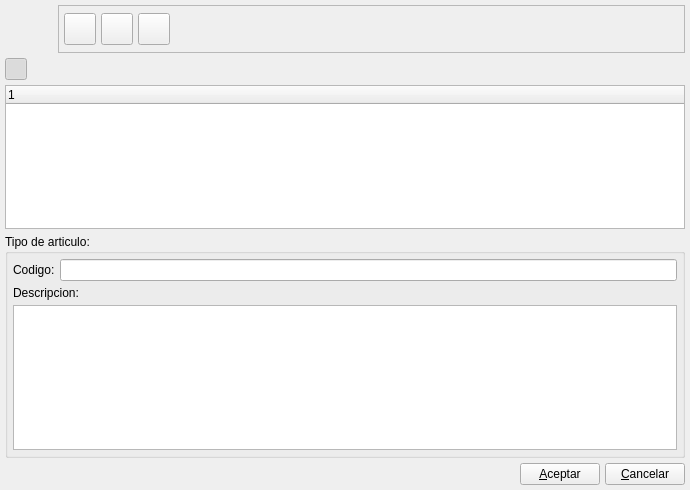
<ui version="4.0" >
 <author>Tomeu Borras Riera</author>
 <class>tiposarticulobase</class>
 <widget class="QWidget" name="tiposarticulobase" >
  <property name="geometry" >
   <rect>
    <x>0</x>
    <y>0</y>
    <width>690</width>
    <height>490</height>
   </rect>
  </property>
  <property name="windowTitle" >
   <string>Tipos de articulo</string>
  </property>
  <property name="windowIcon" >
   <iconset resource="../../bulmages.qrc" >
    <normaloff>:/Images/product-family.svg</normaloff>:/Images/product-family.svg</iconset>
  </property>
  <layout class="QGridLayout" >
   <property name="margin" >
    <number>5</number>
   </property>
   <property name="spacing" >
    <number>5</number>
   </property>
   <item row="2" column="0" >
    <widget class="QTreeWidget" name="m_listTipos" >
     <column>
      <property name="text" >
       <string>1</string>
      </property>
     </column>
    </widget>
   </item>
   <item row="4" column="0" >
    <layout class="QHBoxLayout" >
     <property name="spacing" >
      <number>5</number>
     </property>
     <property name="margin" >
      <number>0</number>
     </property>
     <item>
      <spacer>
       <property name="orientation" >
        <enum>Qt::Horizontal</enum>
       </property>
       <property name="sizeHint" stdset="0" >
        <size>
         <width>581</width>
         <height>20</height>
        </size>
       </property>
      </spacer>
     </item>
     <item>
      <widget class="QPushButton" name="mui_aceptar" >
       <property name="text" >
        <string>&amp;Aceptar</string>
       </property>
      </widget>
     </item>
     <item>
      <widget class="QPushButton" name="mui_cancelar" >
       <property name="text" >
        <string>&amp;Cancelar</string>
       </property>
      </widget>
     </item>
    </layout>
   </item>
   <item row="3" column="0" >
    <widget class="QGroupBox" name="groupBox1" >
     <property name="title" >
      <string>Tipo de articulo:</string>
     </property>
     <layout class="QVBoxLayout" >
      <property name="spacing" >
       <number>5</number>
      </property>
      <property name="margin" >
       <number>5</number>
      </property>
      <item>
       <layout class="QHBoxLayout" >
        <property name="spacing" >
         <number>5</number>
        </property>
        <property name="margin" >
         <number>0</number>
        </property>
        <item>
         <widget class="QLabel" name="label" >
          <property name="text" >
           <string>Codigo:</string>
          </property>
         </widget>
        </item>
        <item>
         <widget class="QLineEdit" name="mui_codigotipo_articulo" />
        </item>
       </layout>
      </item>
      <item>
       <widget class="QLabel" name="label" >
        <property name="sizePolicy" >
         <sizepolicy vsizetype="Fixed" hsizetype="Preferred" >
          <horstretch>0</horstretch>
          <verstretch>0</verstretch>
         </sizepolicy>
        </property>
        <property name="text" >
         <string>Descripcion:</string>
        </property>
       </widget>
      </item>
      <item>
       <widget class="QTextEdit" name="mui_desctipo_articulo" />
      </item>
     </layout>
    </widget>
   </item>
   <item row="1" column="0" >
    <layout class="QHBoxLayout" >
     <property name="spacing" >
      <number>5</number>
     </property>
     <property name="margin" >
      <number>0</number>
     </property>
     <item>
      <widget class="QToolButton" name="mui_detalles" >
       <property name="minimumSize" >
        <size>
         <width>22</width>
         <height>22</height>
        </size>
       </property>
       <property name="maximumSize" >
        <size>
         <width>22</width>
         <height>22</height>
        </size>
       </property>
       <property name="toolTip" >
        <string>Mostrar / Ocultar detalle</string>
       </property>
       <property name="whatsThis" >
        <string>Mostrar / Ocultar detalle</string>
       </property>
       <property name="text" >
        <string/>
       </property>
       <property name="icon" >
        <iconset resource="../../bulmages.qrc" >
         <normaloff>:/Images/document-open.svg</normaloff>:/Images/document-open.svg</iconset>
       </property>
       <property name="iconSize" >
        <size>
         <width>32</width>
         <height>32</height>
        </size>
       </property>
       <property name="checkable" >
        <bool>true</bool>
       </property>
       <property name="checked" >
        <bool>true</bool>
       </property>
      </widget>
     </item>
     <item>
      <spacer>
       <property name="orientation" >
        <enum>Qt::Horizontal</enum>
       </property>
       <property name="sizeHint" stdset="0" >
        <size>
         <width>40</width>
         <height>20</height>
        </size>
       </property>
      </spacer>
     </item>
    </layout>
   </item>
   <item row="0" column="0" >
    <layout class="QHBoxLayout" >
     <property name="spacing" >
      <number>5</number>
     </property>
     <property name="margin" >
      <number>0</number>
     </property>
     <item>
      <widget class="QLabel" name="label_2" >
       <property name="minimumSize" >
        <size>
         <width>48</width>
         <height>48</height>
        </size>
       </property>
       <property name="maximumSize" >
        <size>
         <width>48</width>
         <height>48</height>
        </size>
       </property>
       <property name="text" >
        <string/>
       </property>
       <property name="pixmap" >
        <pixmap resource="../../bulmages.qrc" >:/Images/product-family.svg</pixmap>
       </property>
       <property name="scaledContents" >
        <bool>true</bool>
       </property>
      </widget>
     </item>
     <item>
      <widget class="QFrame" name="frame" >
       <property name="frameShape" >
        <enum>QFrame::StyledPanel</enum>
       </property>
       <property name="frameShadow" >
        <enum>QFrame::Raised</enum>
       </property>
       <layout class="QGridLayout" >
        <property name="margin" >
         <number>5</number>
        </property>
        <property name="spacing" >
         <number>5</number>
        </property>
        <item row="0" column="1" >
         <widget class="QToolButton" name="mui_guardar" >
          <property name="minimumSize" >
           <size>
            <width>32</width>
            <height>32</height>
           </size>
          </property>
          <property name="maximumSize" >
           <size>
            <width>32</width>
            <height>32</height>
           </size>
          </property>
          <property name="toolTip" >
           <string>Guardar Tipo de articulo</string>
          </property>
          <property name="whatsThis" >
           <string>Guardar Tipo de articulo</string>
          </property>
          <property name="text" >
           <string/>
          </property>
          <property name="icon" >
           <iconset resource="../../bulmages.qrc" >
            <normaloff>:/Images/edit-save.svg</normaloff>:/Images/edit-save.svg</iconset>
          </property>
          <property name="iconSize" >
           <size>
            <width>32</width>
            <height>32</height>
           </size>
          </property>
          <property name="shortcut" >
           <string>Ctrl+S</string>
          </property>
         </widget>
        </item>
        <item row="0" column="2" >
         <widget class="QToolButton" name="mui_borrar" >
          <property name="minimumSize" >
           <size>
            <width>32</width>
            <height>32</height>
           </size>
          </property>
          <property name="maximumSize" >
           <size>
            <width>32</width>
            <height>32</height>
           </size>
          </property>
          <property name="toolTip" >
           <string>Borrar Tipo de articulo</string>
          </property>
          <property name="whatsThis" >
           <string>Borrar Tipo de articulo</string>
          </property>
          <property name="text" >
           <string/>
          </property>
          <property name="icon" >
           <iconset resource="../../bulmages.qrc" >
            <normaloff>:/Images/edit-delete.svg</normaloff>:/Images/edit-delete.svg</iconset>
          </property>
          <property name="iconSize" >
           <size>
            <width>32</width>
            <height>32</height>
           </size>
          </property>
          <property name="shortcut" >
           <string>Ctrl+D</string>
          </property>
         </widget>
        </item>
        <item row="0" column="3" >
         <spacer>
          <property name="orientation" >
           <enum>Qt::Horizontal</enum>
          </property>
          <property name="sizeType" >
           <enum>QSizePolicy::Expanding</enum>
          </property>
          <property name="sizeHint" stdset="0" >
           <size>
            <width>201</width>
            <height>20</height>
           </size>
          </property>
         </spacer>
        </item>
        <item row="0" column="0" >
         <widget class="QToolButton" name="mui_crear" >
          <property name="minimumSize" >
           <size>
            <width>32</width>
            <height>32</height>
           </size>
          </property>
          <property name="maximumSize" >
           <size>
            <width>32</width>
            <height>32</height>
           </size>
          </property>
          <property name="toolTip" >
           <string>Nuevo Tipo de articulo</string>
          </property>
          <property name="whatsThis" >
           <string>Nuevo Tipo de articulo</string>
          </property>
          <property name="text" >
           <string/>
          </property>
          <property name="icon" >
           <iconset resource="../../bulmages.qrc" >
            <normaloff>:/Images/document-new.svg</normaloff>:/Images/document-new.svg</iconset>
          </property>
          <property name="iconSize" >
           <size>
            <width>32</width>
            <height>32</height>
           </size>
          </property>
          <property name="shortcut" >
           <string>Ctrl+N</string>
          </property>
         </widget>
        </item>
       </layout>
      </widget>
     </item>
    </layout>
   </item>
  </layout>
 </widget>
 <layoutdefault spacing="6" margin="11" />
 <resources>
  <include location="../../bulmages.qrc" />
 </resources>
 <connections>
  <connection>
   <sender>mui_cancelar</sender>
   <signal>clicked()</signal>
   <receiver>tiposarticulobase</receiver>
   <slot>close()</slot>
   <hints>
    <hint type="sourcelabel" >
     <x>369</x>
     <y>606</y>
    </hint>
    <hint type="destinationlabel" >
     <x>77</x>
     <y>725</y>
    </hint>
   </hints>
  </connection>
  <connection>
   <sender>mui_detalles</sender>
   <signal>toggled(bool)</signal>
   <receiver>groupBox1</receiver>
   <slot>setShown(bool)</slot>
   <hints>
    <hint type="sourcelabel" >
     <x>17</x>
     <y>276</y>
    </hint>
    <hint type="destinationlabel" >
     <x>157</x>
     <y>307</y>
    </hint>
   </hints>
  </connection>
 </connections>
</ui>
